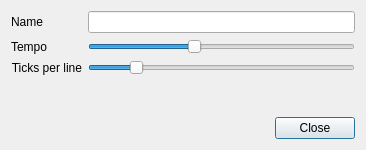
<?xml version="1.0" encoding="UTF-8"?>
<ui version="4.0">
 <class>SongPropertiesDialog</class>
 <widget class="QDialog" name="SongPropertiesDialog">
  <property name="geometry">
   <rect>
    <x>0</x>
    <y>0</y>
    <width>366</width>
    <height>150</height>
   </rect>
  </property>
  <property name="windowTitle">
   <string>Song Properties</string>
  </property>
  <layout class="QVBoxLayout" name="verticalLayout">
   <item>
    <layout class="QFormLayout" name="formLayout">
     <property name="fieldGrowthPolicy">
      <enum>QFormLayout::AllNonFixedFieldsGrow</enum>
     </property>
     <item row="0" column="0">
      <widget class="QLabel" name="label">
       <property name="text">
        <string>Name</string>
       </property>
       <property name="alignment">
        <set>Qt::AlignRight|Qt::AlignTrailing|Qt::AlignVCenter</set>
       </property>
       <property name="buddy">
        <cstring>lineEditName</cstring>
       </property>
      </widget>
     </item>
     <item row="0" column="1">
      <widget class="QLineEdit" name="lineEditName"/>
     </item>
     <item row="1" column="0">
      <widget class="QLabel" name="label_2">
       <property name="text">
        <string>Tempo</string>
       </property>
       <property name="alignment">
        <set>Qt::AlignRight|Qt::AlignTrailing|Qt::AlignVCenter</set>
       </property>
       <property name="buddy">
        <cstring>horizontalSliderTempo</cstring>
       </property>
      </widget>
     </item>
     <item row="1" column="1">
      <widget class="SliderWithLabel" name="horizontalSliderTempo">
       <property name="minimum">
        <number>32</number>
       </property>
       <property name="maximum">
        <number>255</number>
       </property>
       <property name="value">
        <number>120</number>
       </property>
       <property name="orientation">
        <enum>Qt::Horizontal</enum>
       </property>
       <property name="tickPosition">
        <enum>QSlider::NoTicks</enum>
       </property>
      </widget>
     </item>
     <item row="2" column="0">
      <widget class="QLabel" name="label_3">
       <property name="text">
        <string>Ticks per line</string>
       </property>
       <property name="alignment">
        <set>Qt::AlignRight|Qt::AlignTrailing|Qt::AlignVCenter</set>
       </property>
       <property name="buddy">
        <cstring>horizontalSliderTicksPerLine</cstring>
       </property>
      </widget>
     </item>
     <item row="2" column="1">
      <widget class="SliderWithLabel" name="horizontalSliderTicksPerLine">
       <property name="minimum">
        <number>1</number>
       </property>
       <property name="maximum">
        <number>32</number>
       </property>
       <property name="value">
        <number>6</number>
       </property>
       <property name="orientation">
        <enum>Qt::Horizontal</enum>
       </property>
      </widget>
     </item>
    </layout>
   </item>
   <item>
    <widget class="QDialogButtonBox" name="buttonBox">
     <property name="orientation">
      <enum>Qt::Horizontal</enum>
     </property>
     <property name="standardButtons">
      <set>QDialogButtonBox::Close</set>
     </property>
    </widget>
   </item>
  </layout>
 </widget>
 <customwidgets>
  <customwidget>
   <class>SliderWithLabel</class>
   <extends>QSlider</extends>
   <header>sliderwithlabel.h</header>
  </customwidget>
 </customwidgets>
 <resources/>
 <connections>
  <connection>
   <sender>buttonBox</sender>
   <signal>accepted()</signal>
   <receiver>SongPropertiesDialog</receiver>
   <slot>accept()</slot>
   <hints>
    <hint type="sourcelabel">
     <x>248</x>
     <y>254</y>
    </hint>
    <hint type="destinationlabel">
     <x>157</x>
     <y>274</y>
    </hint>
   </hints>
  </connection>
  <connection>
   <sender>buttonBox</sender>
   <signal>rejected()</signal>
   <receiver>SongPropertiesDialog</receiver>
   <slot>reject()</slot>
   <hints>
    <hint type="sourcelabel">
     <x>316</x>
     <y>260</y>
    </hint>
    <hint type="destinationlabel">
     <x>286</x>
     <y>274</y>
    </hint>
   </hints>
  </connection>
 </connections>
</ui>
